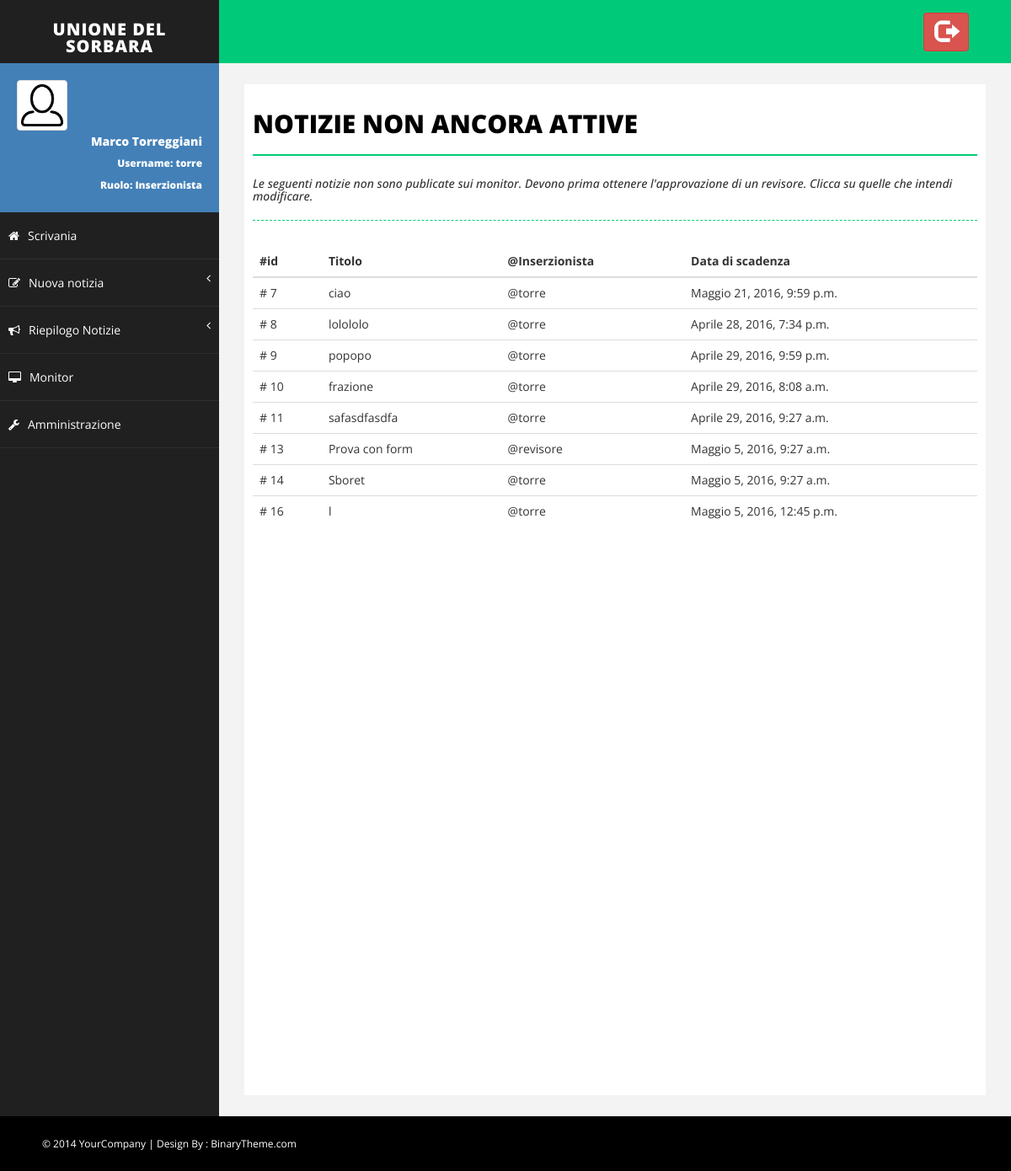
/notizie/scadute/ (signed in), run on an earlier commit of the app's database.
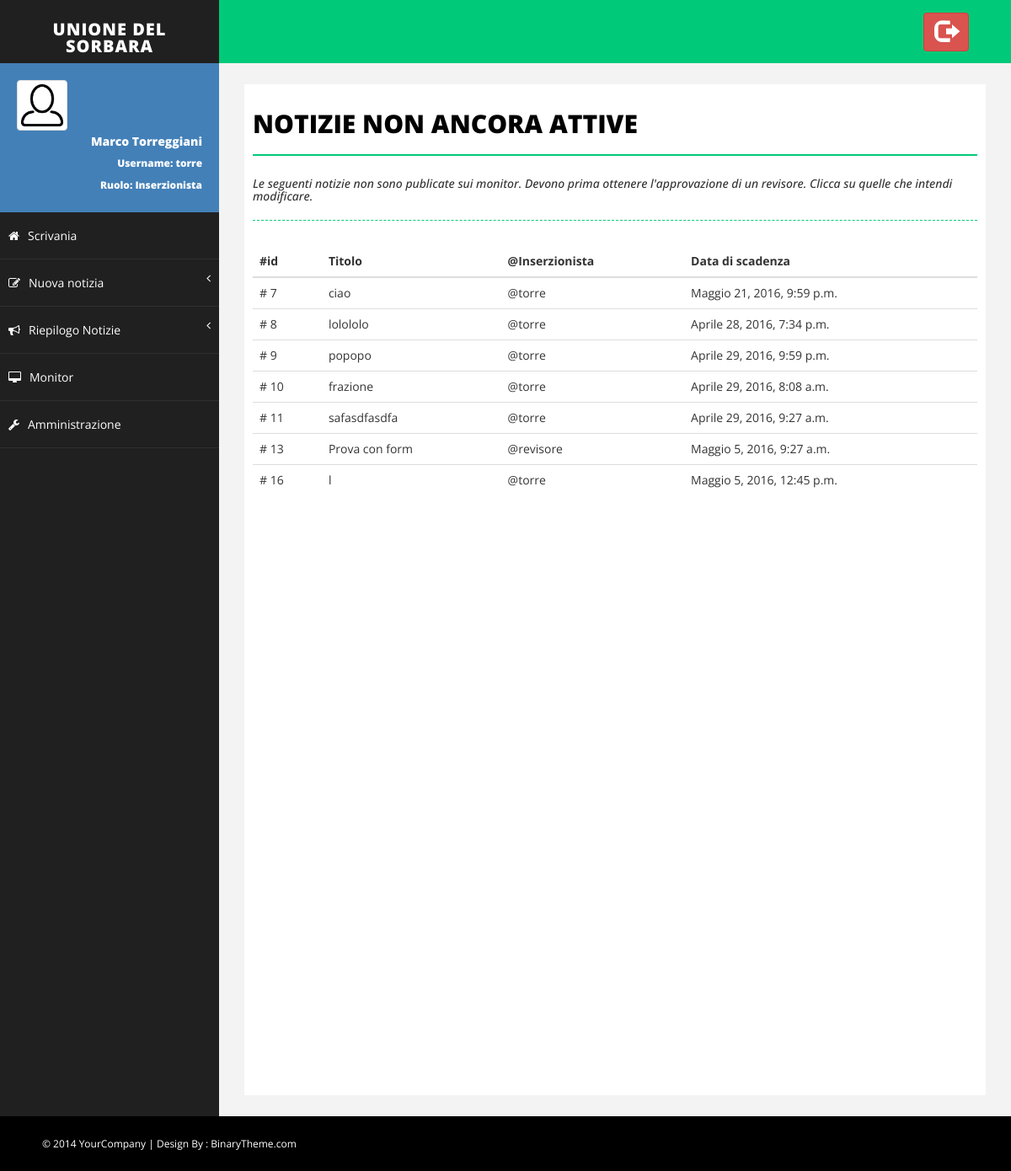
And on a later commit of the database.
### Monitor/models.py (models this page shows, shortened)
class Notizia(models.Model):
    titolo = models.CharField(max_length=settings.MAX_LUN_TITOLO)
    descrizione = models.TextField(max_length=settings.MAX_LUN_DESCRIZIONE)
    immagine = models.ImageField(upload_to=get_nome_immagine_notizia, default=None, blank=True)
    approvata = models.BooleanField(default=False)
    inserzionista = models.ForeignKey(MyUser)
    data_inserimento = models.DateTimeField(default=timezone.now)
    data_scadenza = models.DateTimeField(default=timezone.now()+datetime.timedelta(days=15))

class MyUser(AbstractUser):
    foto_profilo = models.ImageField(upload_to=get_nome_immagine_utente, default=settings.NO_PROFILO)
    notifiche = models.BooleanField(default=True)

### Monitor/views.py (the view)
# urls.py: url(r'^notizie/scadute/$', views.lista_notizie_scadute, name='lista_scadute'),
@login_required(login_url='/login')
def lista_notizie_scadute(request):
    notizie = [notizia for notizia in Notizia.objects.all() if notizia.data_scadenza < timezone.now()]
    return render(request, 'Monitor/notizie_scadute.html', {'notizie': notizie})

### Monitor/templatetags/Monitor_extras.py (called while the page is built)
@register.filter(name='has_group')
def has_group(user, group_name):
    group = Group.objects.get(name=group_name)
    return True if group in user.groups.all() else False

@register.filter(name='is_admin')
def is_admin(user):
    return user.is_superuser

### Monitor/templates/Monitor/notizie_scadute.html
{% extends 'Monitor/base.html' %}
{% load Monitor_extras %}
{% block body %}
    <div id="page-inner">
        <div class="row">
            <div class="col-md-12">
                <h1 class="page-head-line">Notizie Non ancora Attive</h1>
                <h1 class="page-subhead-line">Le seguenti notizie non sono publicate sui monitor.
                    Devono prima ottenere l'approvazione di un revisore.
                    Clicca su quelle che intendi modificare.</h1>
            </div>
        </div>
        {% if notizie|length == 0 %}
            <div class="panel">
                <div class="alert alert-warning" role="alert">
                    Nessuna notizia scaduta!
                    Tutte le notizie publicate sono ancora valide oppure non sono state inserite notizie.
                </div>
            </div>
        {% else %}
            <div class="table-responsive">
                <table class="table table-hover">
                    <thead>
                        <tr>
                            <th>#id</th>
                            <th>Titolo</th>
                            <th>@Inserzionista</th>
                            <th>Data di scadenza</th>
                        </tr>
                    </thead>
                    <tbody>
                        {% for notizia in notizie %}
                            {% if request.user|has_group:"Inserzionista" %}
                            <tr onclick = "location.href='{% url 'Monitor:modifica_notizia' notizia.id %}'">
                            {% else %}
                            <tr onclick = "location.href='{% url 'Monitor:approva_notizia' notizia.id %}'">
                            {% endif %}
                                <td># {{ notizia.id }}</td>
                                <td>{{ notizia.titolo }}</td>
                                <td>@{{ notizia.inserzionista }}</td>
                                <td>{{ notizia.data_scadenza }}</td>
                            </tr>
                        {% endfor %}
                    </tbody>
                </table>
            </div>
        {% endif %}
    </div>
{% endblock %}

What changed in the data, as far as the page shows it:
no longer on this page (row edited): Notizia: id "14", titolo "Sboret", inserzionista "torre", data_scadenza "Maggio 5, 2016, 9:27 a.m."
